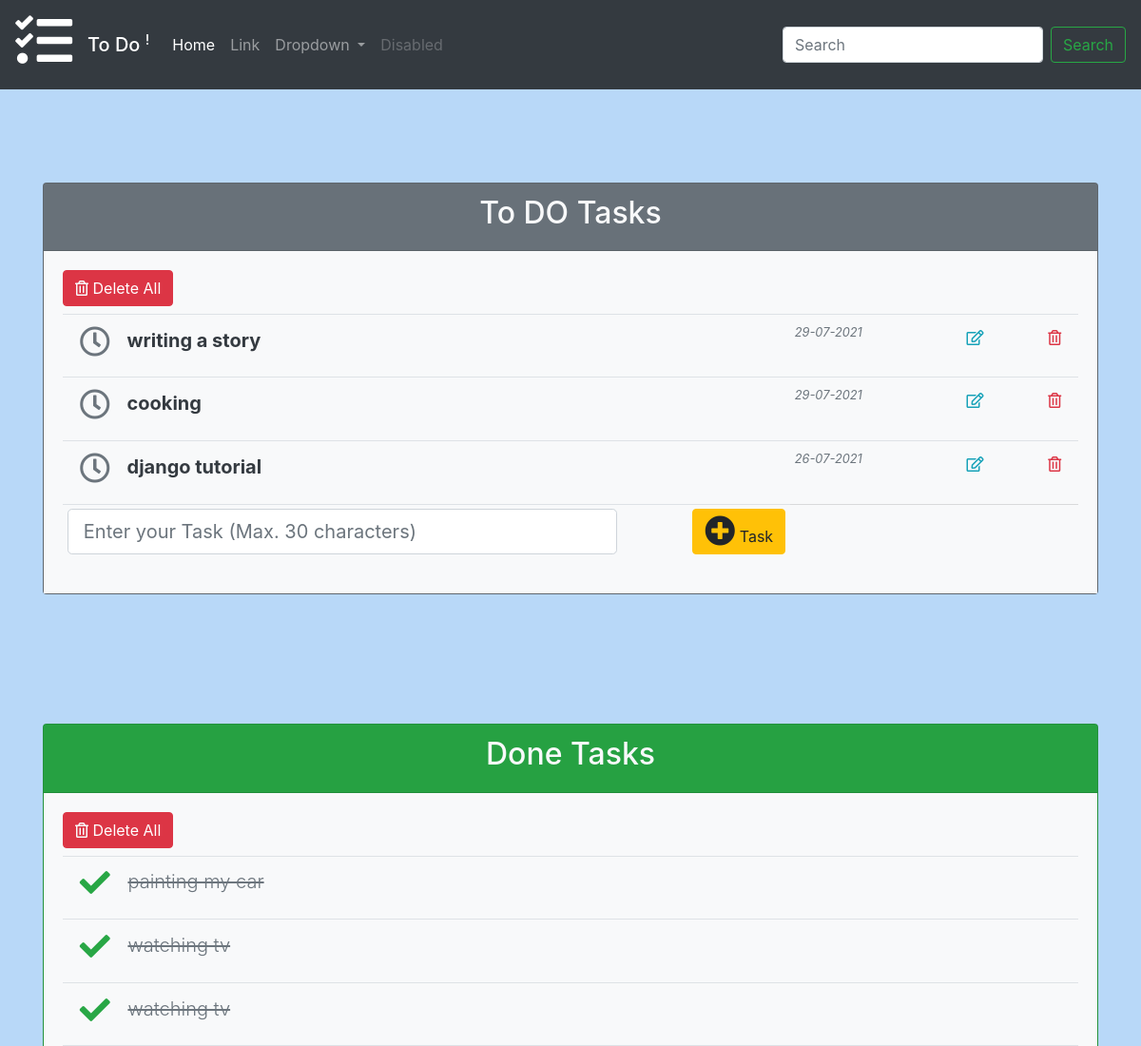
The app's page / (upper part), older data.
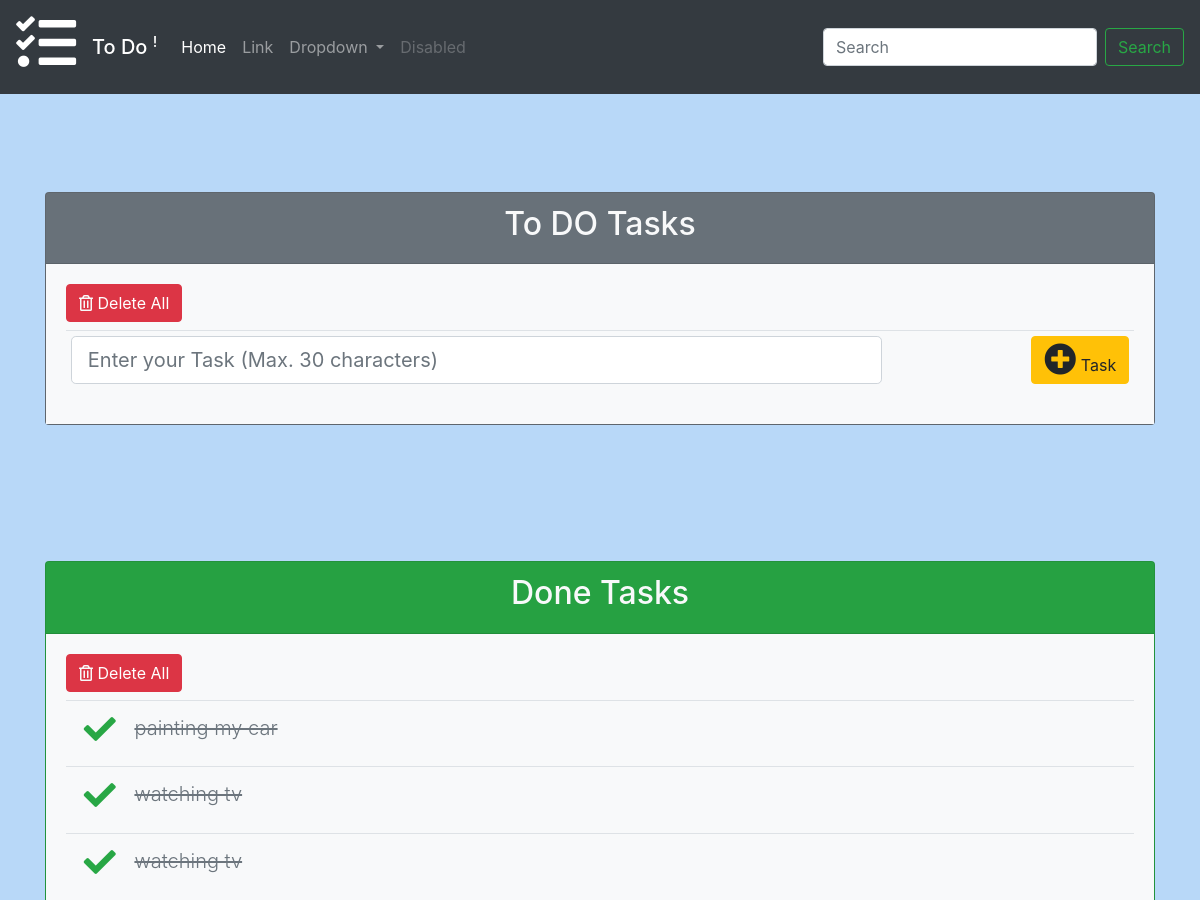
The same page, newer data.
### todo/models.py (models this page shows, shortened)
class Task(models.Model):
    T_name = models.CharField(max_length=30)
    T_status = models.BooleanField(default=False)
    T_published = models.DateTimeField(auto_now_add=True,auto_now=False)
    T_user = models.ForeignKey(User, on_delete=models.CASCADE,related_name='U_tasks')
    class Meta:
        ordering = ('-T_published',)

### todo/views.py (the view)
# urls.py: path('',views.tasks,name='tasks'),
def tasks(request):
    tasks = Task.objects.all()
    if request.method == 'POST':
        form = AddTask(request.POST)
        if 'T_name' in request.POST:
            T_name = request.POST['T_name']
            if T_name:
                if form.is_valid():
                        T_name = form.cleaned_data['T_name']
                        if T_name:
                            newtask= form.save(commit=False)
                            newtask.T_status = False
                            newtask.T_user = request.user
                            newtask= form.save()
            else:
                messages.warning(request, 'please add task.')
                return redirect('todo:tasks')
    else:
        form = AddTask()
    context = {
        'tasks': tasks,
        'tasks_done': tasks.filter(T_status=True),
        'tasks_not_done': tasks.filter(T_status=False),
        'form' : form ,
    }
    return render(request, 'todo/index.html', context)

### todo/forms.py
class AddTask(forms.ModelForm):
    T_name = forms.CharField(max_length=30,label='add task')
    class Meta:
        model= Task
        fields = ('T_name',)

### todo/templates/todo/index.html (shortened to what the changed rows need)
{% extends 'base.html'  %}
{% load crispy_forms_tags %}
{% block content %}
<br><br><br><br><br><br><br><br>
<div class='container'>
    <div class="card bg-secondary text-dark mb-3">
      <div class="card-header"><h2 class="text-light text-center">To DO Tasks</h2></div>
        <div class="card-body bg-light table-responsive">
            <table class="table table-hover table-sm">
              <tbody>
                {% for task in tasks_not_done %}
                        <tr>
                                {% if task.T_status == False %}
                                    <td>
                                    <h5 class='font-weight-bold'>
                                      <a href="{% url 'todo:change_status' task_id=task.id %}" class="btn" role="button" aria-pressed="true">
                                      <i class="text-secondary far fa-clock fa-2x"></i>
                                      </a>
                                      <span>{{ task.T_name }}</span>
                                    </h5>
                                    <td/>
                                    <td>
                                       <small><span class='text-muted font-italic text-lef'>{{ task.T_published|date:'d-m-Y' }}</span><small>
                                    </td>
                                {% endif %}
                            <td>
                              <a type='submit' href="{% url 'todo:task_edit' task_id=task.id %}"   data-toggle="modal" data-target="#exampleModal"  class='float-right btn'>
                                  <i class="text-info far fa-edit fa-1x"></i>
                              </a>
                            </td>
                            <td>
                              <a href="{% url 'todo:task_delete' task_id=task.id %}" class='float-right btn'>
                                  <i class="text-danger far fa-trash-alt fa-1x"></i>
                              </a>
                            </td>
                        </tr>
                {% endfor %}
                </tbody>
            </table>
        </div>
      </div>
<br><br><br><br><br>
    <div class="card bg-success mb-3">
      <div class="card-header"><h2 class="text-light text-center">Done Tasks</h2></div>
        <div class="card-body bg-light table-responsive">
            <table class="table table-hover table-sm">
              <tbody>
                {% for task in tasks_done %}
                        <tr>
                            <td>
                                {% if task.T_status == False %}
                                    <h5 class='font-weight-bold'>
                                      <a href="{% url 'todo:change_status' task_id=task.id %}" class="btn" role="button" aria-pressed="true">
                                      <i class="text-secondary far fa-clock fa-2x"></i>
                                      </a>
                                      <span>{{ task.T_name }}</span>
                                    </h5>
                                {% else %}
                                    <h5 class='font-weight-light text-muted'>
                                      <a href="{% url 'todo:change_status' task_id=task.id %}" class="btn" role="button" aria-pressed="true">
                                      <i class="text-success fas fa-check fa-2x"></i>
                                      </a>
                                      <span><del> {{ task.T_name }}</del></span>
                                    </h5>
                                {% endif %}
                            </td>
                        </tr>
                {% endfor %}
                </tbody>
            </table>
        </div>
      </div>
</div>
{% endblock content  %}

Row changes from the older to the newer data that the page shows:
removed Task: T_name "writing a story", T_published "29-07-2021", shown under "To DO Tasks"
removed Task: T_name "cooking", T_published "29-07-2021", shown under "To DO Tasks"
removed Task: T_name "django tutorial", T_published "26-07-2021", shown under "To DO Tasks"
